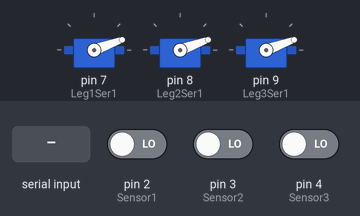
This sketch was run on a simulated Arduino Uno, built with avr-gcc and run on an emulated ATmega328P. Shown: 3 × servo. The test bench sets the inputs (shaded band); at power-on: pin 2 (Sensor1) LOW, pin 4 (Sensor3) LOW, pin 3 (Sensor2) LOW. What the sketch prints to the serial monitor is not drawn.

Above: at 1.2 s.
1.3 s: "lock" received over Serial
3.8 s: "unlock" received over Serial
6.3 s: "up" received over Serial
At 7.6 s:
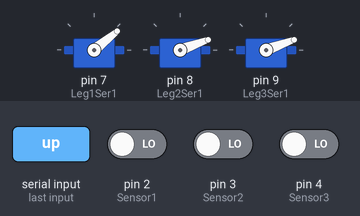
8.8 s: pin 2 (Sensor1) driven HIGH
At 10.4 s:
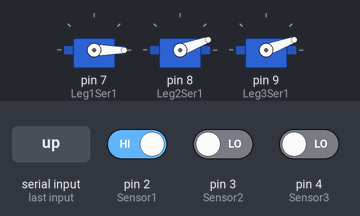
10.7 s: pin 4 (Sensor3) driven HIGH
At 13.0 s:
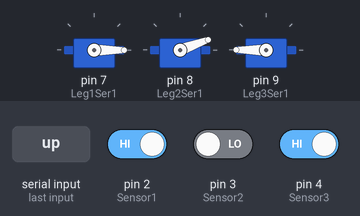
13.7 s: pin 3 (Sensor2) driven HIGH
At 15.0 s:
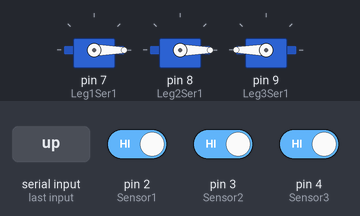
Timing chart, 0 to 19.9 s (numbered marks = the images above; inputs shaded):
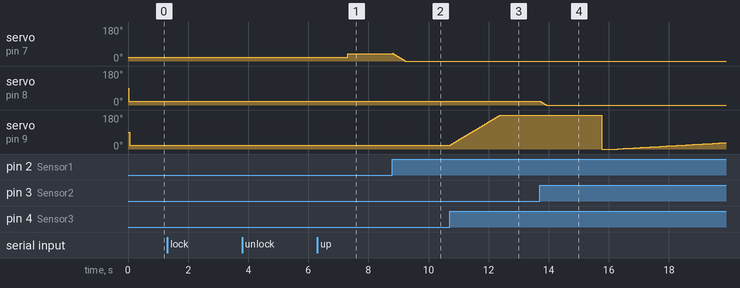

Measured:
- after the input at 1.3 s, every drawn part: stays the same
- after the input at 3.8 s, every drawn part: stays the same
- after the input at 6.3 s, servo on pin 7 (Leg1Ser1): 20° → 39° after 1.0 s
- after the input at 10.7 s, servo on pin 9 (Leg3Ser1): moves from 20° to 180° over 1.7 s, starting at once
- after the input at 13.7 s, servo on pin 8 (Leg2Ser1): moves from 20° to 0° over 0.20 s, starting at once

The sketch:

left_Legs_with_atmega168_Left_Hemisphere.ino
```cpp
/* Sweep
By Eric

Servos for SLATAV
*/

#include <Servo.h>

Servo Leg1Ser1; //servo for first leg servo no 1
Servo Leg2Ser1; //servo for second leg servo no 1
Servo Leg3Ser1; //servo for second leg servo no 1

int Sensor1 = 2;
int Sensor2 = 3;
int Sensor3 = 4;

int SensorDetect = 0;


int leg1s1, leg2s1, leg3s1;
int minpos = 20;
int maxpos = 180;
int pos;
int runFlag = 0;

String message = "";
void setup()

{
  Serial.begin(9600);
  pinMode(Sensor1, INPUT);
  pinMode(Sensor2, INPUT);
  pinMode(Sensor3, INPUT);
  initServos();
}

void loop()
{
  message = "";
  if (Serial.available()) {
    message = Serial.readString();
    Serial.print(message);
  }

  if (message.startsWith("lock")) {
    Serial.write("locked");
    runFlag = 0;
  } else if (message.startsWith("unlock")) {
    Serial.write("unlocked");
    runFlag = 1;
  }


  if (runFlag == 1) {
    // Serial.write("in runtime");
    if (message.startsWith("forward")) {

    } else if (message.startsWith("reverse")) {

    } else if (message.startsWith("left")) {

    } else if (message.startsWith("right")) {

    } else if (message.startsWith("level")) {
      int mean = leg1s1 + leg2s1 + leg3s1;
      mean = mean / 3;

      Leg1Ser1.write(leg1s1);
      delay(25);
      Leg2Ser1.write(leg2s1);
      delay(25);
      Leg3Ser1.write(leg3s1);
      delay(25);

    } else if (message.startsWith("up")) {
      int i = 0;
      for (i = 0; i < 20; i++)
        legUp1();

    } else if (message.startsWith("down")) {
      int i = 0;
      for (i = 0; i < 20; i++)
        legDown1();
    }
    sensorCheck();
    delay(10);
  }

}


void sensorCheck() {
  if (digitalRead(Sensor1) != SensorDetect ) {
    legDown1();
  }
  if (digitalRead(Sensor2) != SensorDetect ) {
    legDown2();
  }
  if (digitalRead(Sensor3) != SensorDetect ) {
    legDown3();
  }
}

void legUp1(){
  Leg1Ser1.write(leg1s1++);
}

void legDown1(){
  Leg1Ser1.write(leg1s1--);
}

void legUp2(){
  Leg2Ser1.write(leg2s1++);
}

void legDown2(){
  Leg2Ser1.write(leg2s1--);
}
void legUp3(){
  //3rd has to be reversed due to design
  Leg3Ser1.write(leg3s1--);
}

void legDown3(){
  //3rd has to be reversed due to design
  Leg3Ser1.write(leg3s1++);

}
void initServos() {
  Leg1Ser1.attach(7);
  Leg2Ser1.attach(8);
  Leg3Ser1.attach(9);

  leg1s1 = minpos;

  leg2s1 = minpos;

  leg3s1 = minpos;

  Leg1Ser1.write(leg1s1);
  delay(25);
  Leg2Ser1.write(leg2s1);
  delay(25);
  Leg3Ser1.write(leg3s1);
  delay(25);
}
```
